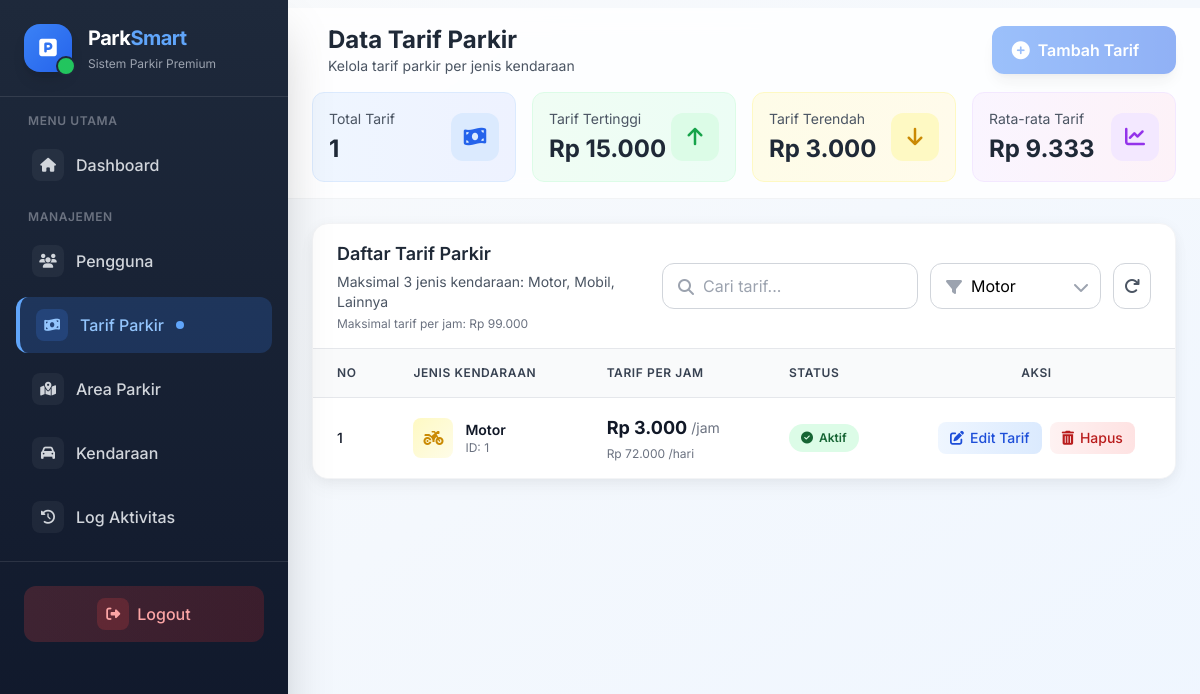
Screenshot of /views/admin/tarif.php?jenis_filter=motor (signed in) with the database file from the repository.
### tables this page shows
CREATE TABLE `tb_tarif` (
  `id_tarif` int NOT NULL,
  `jenis_kendaraan` enum('motor','mobil','lainnya') NOT NULL,
  `tarif_per_jam` decimal(10,0) NOT NULL
);

### views/admin/tarif.php (the view, shortened to what the rows shown need)
<?php
include_once __DIR__ . '/../../controllers/c_tarif.php';
include '../templates/header.php';
?>
<div class="flex min-h-screen">
    <?php include '../templates/sidebar.php'; ?>
    <div class="flex-1 md:ml-72 pt-2 transition-all duration-300">
        <header class="sticky top-0 z-30 bg-white/80 backdrop-blur-md border-b border-gray-200/50">
            <div class="flex items-center justify-between px-6 py-4">
                <div class="flex items-center space-x-4">
                    <div>
                        <h1 class="text-2xl font-bold text-gray-800">Data Tarif Parkir</h1>
                    </div>
                </div>
            </div>
        </header>
        <main class="p-6">
            <div class="bg-white rounded-2xl shadow-soft border border-gray-100 overflow-hidden animate-fade-in">
                <div class="px-6 py-4 border-b border-gray-200 flex flex-col sm:flex-row sm:items-center justify-between">
                    <div>
                        <h2 class="text-lg font-semibold text-gray-800">Daftar Tarif Parkir</h2>
                    </div>
                </div>
                <div class="overflow-x-auto">
                    <table class="min-w-full divide-y divide-gray-200">
                        <thead class="bg-gray-50">
                            <tr>
                                <th class="px-6 py-4 text-left text-xs font-semibold text-gray-700 uppercase tracking-wider">
                                    <div class="flex items-center space-x-2">
                                        <span>No</span>
                                    </div>
                                </th>
                                <th class="px-6 py-4 text-left text-xs font-semibold text-gray-700 uppercase tracking-wider">
                                    Jenis Kendaraan
                                </th>
                                <th class="px-6 py-4 text-left text-xs font-semibold text-gray-700 uppercase tracking-wider">
                                    Tarif Per Jam
                                </th>
                                <th class="px-6 py-4 text-left text-xs font-semibold text-gray-700 uppercase tracking-wider">
                                    Status
                                </th>
                                <th class="px-6 py-4 text-left text-xs font-semibold text-gray-700 uppercase tracking-wider text-center">
                                    Aksi
                                </th>
                            </tr>
                        </thead>
                        <tbody class="bg-white divide-y divide-gray-200">
                            <?php
                            if (!empty($data_tarif)) :
                                $no = ($current_page - 1) * $limit + 1;
                                foreach ($data_tarif as $row):
                                    $tarif_formatted = 'Rp ' . number_format($row->tarif_per_jam, 0, ',', '.');
                                    $is_max = $row->tarif_per_jam >= 99000;
                            ?>
                            <tr class="hover:bg-gray-50/50 transition-all duration-200 animate-slide-in" style="animation-delay: <?= ($no % 10) * 0.05 ?>s;">
                                <td class="px-6 py-4 whitespace-nowrap">
                                    <div class="text-sm font-medium text-gray-900"><?= $no++ ?></div>
                                </td>
                                <td class="px-6 py-4 whitespace-nowrap">
                                    <div class="flex items-center">
                                        <div class="w-10 h-10 rounded-lg
                                            <?= $row->jenis_kendaraan == 'motor' ? 'bg-gradient-to-br from-yellow-100 to-yellow-50' :
                                               ($row->jenis_kendaraan == 'mobil' ? 'bg-gradient-to-br from-blue-100 to-blue-50' :
                                               'bg-gradient-to-br from-gray-100 to-gray-50') ?>
                                            flex items-center justify-center mr-3">
                                            <i class="
                                                <?= $row->jenis_kendaraan == 'motor' ? 'fas fa-motorcycle text-yellow-600' :
                                                   ($row->jenis_kendaraan == 'mobil' ? 'fas fa-car text-blue-600' :
                                                   'fas fa-truck text-gray-600') ?>
                                            "></i>
                                        </div>
                                        <div>
                                            <div class="text-sm font-semibold text-gray-900">
                                                <?= htmlspecialchars(ucfirst($row->jenis_kendaraan)) ?>
                                            </div>
                                            <div class="text-xs text-gray-500">ID: <?= $row->id_tarif ?></div>
                                        </div>
                                    </div>
                                </td>
                                <td class="px-6 py-4 whitespace-nowrap">
                                    <div class="flex items-center">
                                        <span class="text-lg font-bold text-gray-900 <?= $is_max ? 'text-red-600' : '' ?>">
                                            <?= $tarif_formatted ?>
                                        </span>
                                        <span class="text-sm text-gray-500 ml-1">/jam</span>
                                    </div>
                                    <div class="text-xs text-gray-500 mt-1">
                                        <?= 'Rp ' . number_format($row->tarif_per_jam * 24, 0, ',', '.') ?> /hari
                                    </div>
                                </td>
                                <td class="px-6 py-4 whitespace-nowrap">
                                    <span class="inline-flex items-center px-3 py-1.5 rounded-full text-xs font-semibold bg-green-100 text-green-800">
                                        <i class="fas fa-check-circle mr-1.5"></i> Aktif
                                    </span>
                                </td>
                                <td class="px-6 py-4 whitespace-nowrap text-center">
                                    <div class="flex items-center justify-center space-x-2">
                                        <button onclick="openEdit(
                                            '<?= $row->id_tarif ?>',
                                            '<?= htmlspecialchars($row->jenis_kendaraan, ENT_QUOTES) ?>',
                                            '<?= $row->tarif_per_jam ?>'
                                        )" class="inline-flex items-center px-3 py-1.5 bg-gradient-to-r from-blue-50 to-blue-100 hover:from-blue-100 hover:to-blue-200 text-blue-700 rounded-lg text-sm font-medium transition-all duration-200 hover:shadow-sm <?= $is_max ? 'opacity-75 cursor-not-allowed' : '' ?>">
                                            <i class="fas fa-edit mr-1.5"></i> Edit Tarif
                                        </button>
                                        <button onclick="hapusTarif('<?= $row->id_tarif ?>', '<?= htmlspecialchars(ucfirst($row->jenis_kendaraan), ENT_QUOTES) ?>')" class="inline-flex items-center px-3 py-1.5 bg-gradient-to-r from-red-50 to-red-100 hover:from-red-100 hover:to-red-200 text-red-700 rounded-lg text-sm font-medium transition-all duration-200 hover:shadow-sm">
                                            <i class="fas fa-trash-alt mr-1.5"></i> Hapus
                                        </button>
                                    </div>
                                </td>
                            </tr>
                            <?php
                                endforeach;
                            endif; ?>
                        </tbody>
                    </table>
                </div>
            </div>
        </main>
    </div>
</div>
<?php include '../templates/footer.php'; ?>

### rows the page displays
tb_tarif: jenis_kendaraan "Motor", id_tarif "1", tarif_per_jam "Rp 3.000", $row->tarif_per_jam*24 "72.000"

### other values shown
$total_data "1"
$tarif_tertinggi "15.000"
$tarif_terendah "3.000"
$rata_rata_tarif "9.333"
